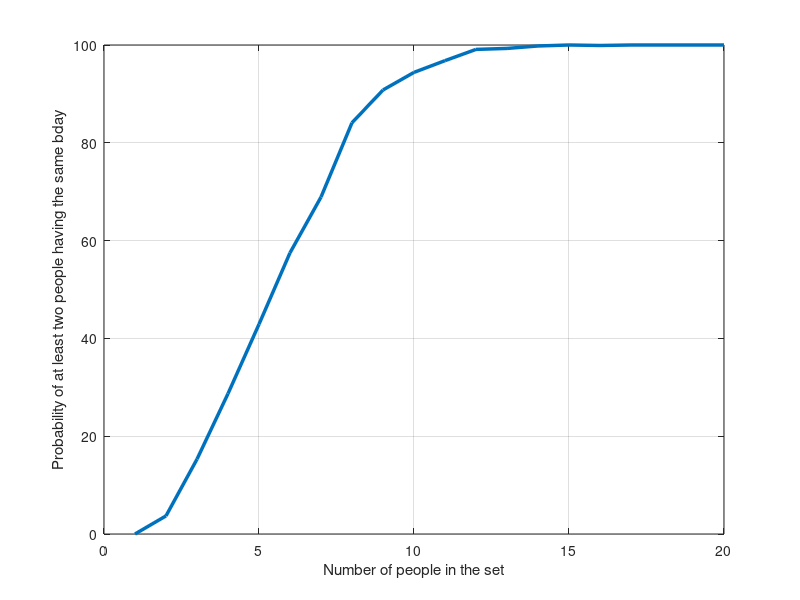

Write MATLAB code to recreate this figure.
% This code is to calculate the probability of at least two people,
% from a set (e.g., students in a classroom),
% were born on exactly the same day.
clc;
clearvars;
close all;
dbstop if error;
num_days = 365; % number of days considered
num_trial = 1e3; % number of trials for monte-carlo simulation
num_ppl = 1:5:100; % number of people in the set
counter = zeros(length(num_ppl),1); % a counter that counts if there are at least two people with the same birthday
for j = 1:length(num_ppl)
    bdays = randi(num_days,num_ppl(j),num_trial); % randomly generated birthdays for everyone in the set and for all the trials
    for i = 1:num_trial
        ch = numel(unique(bdays(:,i)))~= size(bdays,1);
        counter(j) = counter(j) + ch;
    end
end
prob = 100*counter/num_trial;
figure;
plot(prob, 'linewidth', 2.5);
grid on;
xlabel('Number of people in the set');
ylabel('Probability of at least two people having the same bday');